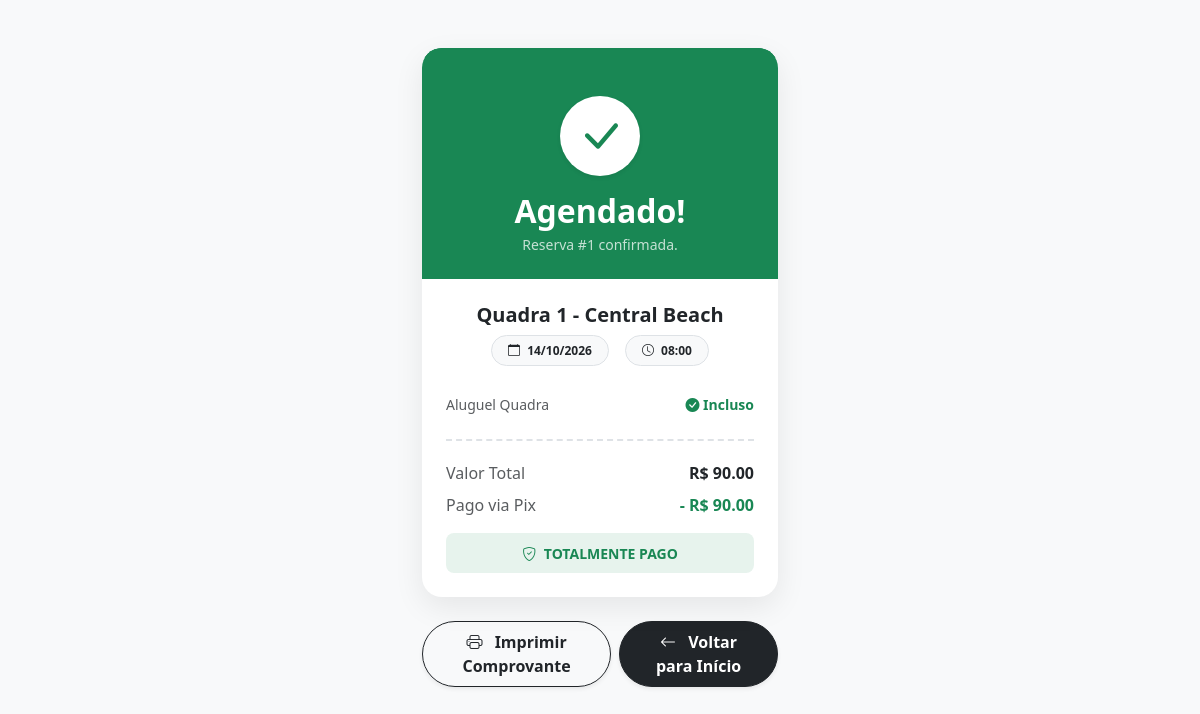
The app's page /app/arena-demo/sucesso/1/ with its own data.
### apps/backoffice/models.py (models this page shows, shortened)
class Booking(TimeStampedModel):
    arena = models.ForeignKey(Arena, on_delete=models.CASCADE, related_name='bookings')
    court = models.ForeignKey(Court, on_delete=models.CASCADE, related_name='bookings')
    customer = models.ForeignKey(Customer, on_delete=models.CASCADE, related_name='bookings')
    start_time = models.DateTimeField(verbose_name="Início")
    end_time = models.DateTimeField(verbose_name="Fim")
    price = models.DecimalField(max_digits=10, decimal_places=2, default=0, verbose_name="Preço Cobrado")
    STATUS_CHOICES = [
        ('PENDING', 'Pendente'),
        ('CONFIRMED', 'Confirmado'),
        ('CANCELED', 'Cancelado'),
        ('NO_SHOW', 'Não Compareceu'),
    ]
    PAYMENT_STATUS_CHOICES = [
        ('PENDING', 'Pendente'),
        ('PARTIAL', 'Sinal Pago (50%)'),
        ('PAID', 'Totalmente Pago'),
        ('REFUNDED', 'Estornado'),
    ]
    amount_paid = models.DecimalField(
        max_digits=10,
        decimal_places=2,
        default=0,
        verbose_name="Valor Já Pago"
    )
    payment_status = models.CharField(
        max_length=20,
        choices=PAYMENT_STATUS_CHOICES,
        default='PENDING',
        verbose_name="Status Pagamento"
    )
    status = models.CharField(max_length=20, choices=STATUS_CHOICES, default='CONFIRMED', verbose_name="Status da Reserva")
    ORIGIN_CHOICES = [
        ('ONLINE', 'Site / Online (Cliente)'),
        ('BACKOFFICE', 'Balcão / Recepção (Interno)'),
    ]
    origin = models.CharField(
        max_length=20,
        choices=ORIGIN_CHOICES,
        default='BACKOFFICE',
        verbose_name="Origem da Reserva"
    )
    objects = TenantManager()
    class Meta:
        verbose_name = "Reserva"
        verbose_name_plural = "Reservas"
        ordering = ['start_time']

class Court(TimeStampedModel):
    arena = models.ForeignKey(Arena, on_delete=models.CASCADE, related_name='courts')
    name = models.CharField(max_length=50, verbose_name="Nome da Quadra")
    color = models.CharField(max_length=7, default="#FFFFFF", verbose_name="Cor (Hex)", help_text="Ex: #FF0000")
    price = models.DecimalField(max_digits=10, decimal_places=2, default=0.00, verbose_name="Preço por Horário")
    modalities = models.ManyToManyField(Modality, related_name='courts', verbose_name="Modalidades Aceitas")
    is_active = models.BooleanField(default=True, verbose_name="Quadra Ativa?")
    objects = TenantManager()
    class Meta:
        verbose_name = "Quadra"
        verbose_name_plural = "Quadras"

### apps/scheduler/views/booking_views.py (the view)
# urls.py: path('<slug:arena_slug>/sucesso/<int:booking_id>/', BookingSuccessView.as_view(), name='booking_success'),
class BookingSuccessView(TemplateView):
    template_name = 'scheduler/booking/success.html'
    def get_context_data(self, **kwargs):
        context = super().get_context_data(**kwargs)
        booking_id = self.kwargs.get('booking_id')
        context['booking'] = get_object_or_404(Booking, id=booking_id)
        context['arena'] = context['booking'].arena
        return context

### apps/backoffice/context_processors.py (called while the page is built)
def arena_context(request):
    if request.user.is_authenticated and hasattr(request.user, 'arena'):
        return {'arena': request.user.arena}
    return {}

### apps/core/context_processors.py (called while the page is built)
def user_arenas_context(request):
    if not request.user.is_authenticated:
        return {}
    my_arenas = Arena.objects.filter(users=request.user, is_active=True).values('name', 'slug')
    return {
        'my_arenas': my_arenas
    }

### apps/core/models.py (called while the page is built)
    def get_queryset(self):
        return TenantQuerySet(self.model, using=self._db)

### apps/scheduler/templates/scheduler/booking/success.html (shortened to what this page needs)
{% load static %}
<!DOCTYPE html>
<html lang="pt-br">
<head>
    <link href="https://cdn.jsdelivr.net/npm/bootstrap@5.3.0/dist/css/bootstrap.min.css" rel="stylesheet">
    <link rel="stylesheet" href="https://cdn.jsdelivr.net/npm/bootstrap-icons@1.10.0/font/bootstrap-icons.css">
</head>
<body class="d-flex align-items-center justify-content-center py-5">
    <div class="container">
        <div class="row justify-content-center">
            <div class="col-md-5 col-lg-4">
                <div class="receipt-card">
                    <div class="bg-success-brand text-white text-center pt-5 pb-4 px-4">
                        <div class="bg-white text-success rounded-circle d-inline-flex align-items-center justify-content-center mb-3 shadow-sm" style="width: 80px; height: 80px;">
                            <i class="bi bi-check-lg" style="font-size: 3rem;"></i>
                        </div>
                        <h2 class="fw-bold mb-1">Agendado!</h2>
                        <p class="opacity-75 mb-0 small">Reserva #{{ booking.id }} confirmada.</p>
                    </div>
                    <div class="card-body p-4">
                        <div class="text-center mb-4">
                            <h5 class="fw-bold text-dark">{{ booking.court.name }}</h5>
                            <div class="d-flex justify-content-center gap-3 mt-2">
                                <span class="badge bg-light text-dark border px-3 py-2 rounded-pill">
                                    <i class="bi bi-calendar me-1"></i> {{ booking.start_time|date:"d/m/Y" }}
                                </span>
                                <span class="badge bg-light text-dark border px-3 py-2 rounded-pill">
                                    <i class="bi bi-clock me-1"></i> {{ booking.start_time|date:"H:i" }}
                                </span>
                            </div>
                        </div>
                        <ul class="list-group list-group-flush small mb-3">
                            <li class="list-group-item d-flex justify-content-between align-items-center border-0 px-0 py-1">
                                <span class="text-muted">Aluguel Quadra</span>
                                <span class="fw-bold text-success"><i class="bi bi-check-circle-fill"></i> Incluso</span>
                            </li>
                        </ul>
                        <div class="dashed-line"></div>
                        <div class="d-flex justify-content-between align-items-center mb-2">
                            <span class="text-muted">Valor Total</span>
                            <span class="fw-bold">R$ {{ booking.price|stringformat:".2f" }}</span>
                        </div>
                        {% if booking.amount_paid > 0 %}
                        <div class="d-flex justify-content-between align-items-center mb-2">
                            <span class="text-muted">Pago via Pix</span>
                            <span class="fw-bold text-success">- R$ {{ booking.amount_paid|stringformat:".2f" }}</span>
                        </div>
                        {% endif %}
                        {% if booking.payment_status == 'PARTIAL' %}
                             <div class="bg-warning bg-opacity-10 p-3 rounded-3 mt-3 border border-warning">
                                <div class="d-flex justify-content-between align-items-center text-warning-emphasis">
                                    <span class="fw-bold small text-uppercase">Falta Pagar (No Local)</span>
                                    <span class="fw-bold fs-5">R$ {{ booking.remaining_balance|stringformat:".2f" }}</span>
                                </div>
                            </div>
                        {% else %}
                            <div class="bg-success bg-opacity-10 p-2 rounded-3 mt-3 text-center">
                                <span class="fw-bold text-success small text-uppercase"><i class="bi bi-shield-check me-1"></i> Totalmente Pago</span>
                            </div>
                        {% endif %}
                    </div>
                </div>
                <div class="d-flex flex-column flex-sm-row justify-content-center gap-2 mt-4 d-print-none">
                    <button type="button" onclick="window.print()" class="btn btn-outline-dark rounded-pill px-4 py-2 fw-bold shadow-sm">
                        <i class="bi bi-printer me-2"></i> Imprimir Comprovante
                    </button>
                    <a href="{% url 'scheduler:arena_home' arena_slug=booking.arena.slug %}" class="btn btn-dark rounded-pill px-4 py-2 fw-bold shadow-sm">
                        <i class="bi bi-arrow-left me-2"></i> Voltar para Início
                    </a>
                </div>
            </div>
        </div>
    </div>
</body>
</html>

### apps/scheduler/templates/scheduler/booking/success.html (style rules this page uses)
body { background-color: #f8f9fa; font-family: 'Segoe UI', Tahoma, Geneva, Verdana, sans-serif; }
.receipt-card { border: none; border-radius: 20px; box-shadow: 0 10px 30px rgba(0,0,0,0.08); overflow: hidden; background: white; position: relative; }
.receipt-card::before { content: ""; position: absolute; top: 0; left: 0; width: 100%; height: 10px; background: linear-gradient(135deg, transparent 5px, #198754 0) 0 0, linear-gradient(225deg, transparent 5px, #198754 0) 0 0; background-size: 20px 20px; background-repeat: repeat-x; }
.bg-success-brand { background-color: #198754; }
.dashed-line { border-top: 2px dashed #dee2e6; margin: 20px 0; }

### records on screen
Booking: id "1", court.name "Quadra 1 - Central Beach", start_time "14/10/2026", start_time "08:00", price "90.00", amount_paid "90.00"
